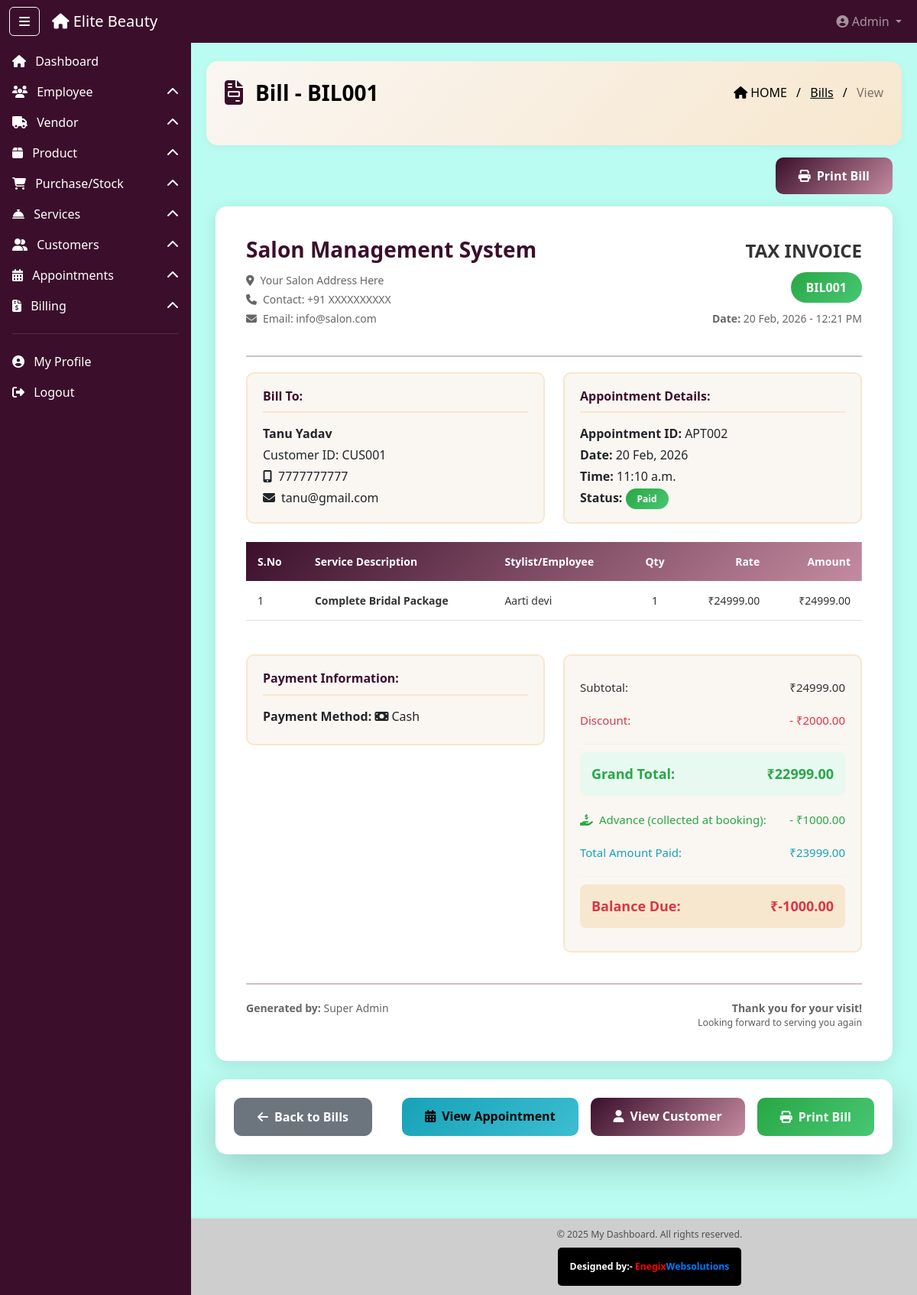
The page /admin-panel/bills/view/1/ (signed in) on the database its author committed.
### dashboard_app/models.py (models this page shows, shortened)
class Bill(models.Model):
    PAYMENT_METHOD_CHOICES = (
        ('cash', 'Cash'),
        ('card', 'Debit/Credit Card'),
        ('upi', 'UPI'),
        ('online', 'Online Payment'),
    )
    PAYMENT_STATUS_CHOICES = (
        ('pending', 'Pending'),
        ('partial', 'Partially Paid'),
        ('paid', 'Fully Paid'),
    )
    bill_id = models.CharField(max_length=10, unique=True, editable=False)
    appointment = models.ForeignKey(Appointment, on_delete=models.CASCADE, related_name='bills')
    customer = models.ForeignKey(Customer, on_delete=models.CASCADE, related_name='bills')
    bill_date = models.DateTimeField(default=timezone.now)
    subtotal = models.DecimalField(max_digits=10, decimal_places=2)
    discount = models.DecimalField(max_digits=10, decimal_places=2, default=0)
    gst_amount = models.DecimalField(max_digits=10, decimal_places=2, default=0)
    total_amount = models.DecimalField(max_digits=10, decimal_places=2)
    payment_method = models.CharField(max_length=10, choices=PAYMENT_METHOD_CHOICES, default='cash')
    payment_status = models.CharField(max_length=10, choices=PAYMENT_STATUS_CHOICES, default='pending')
    amount_paid = models.DecimalField(max_digits=10, decimal_places=2, default=0)
    generated_by = models.ForeignKey(
        Employee, on_delete=models.SET_NULL,
        null=True, related_name='bills_generated'
    )
    notes = models.TextField(blank=True, null=True)
    created_at = models.DateTimeField(auto_now_add=True)
    updated_at = models.DateTimeField(auto_now=True)
    @property
    def balance_amount(self):
        return self.total_amount - self.amount_paid
    class Meta:
        ordering = ['-bill_date']

class Customer(models.Model):
    GENDER_CHOICES = (
        ('male', 'Male'),
        ('female', 'Female'),
        ('other', 'Other'),
    )
    CUSTOMER_TYPE_CHOICES = (
        ('online', 'Online'),
        ('offline', 'Offline (Walk-in)'),
        ('both', 'Both'),
    )
    customer_id = models.CharField(max_length=10, unique=True, editable=False)
    full_name = models.CharField(max_length=100)
    mobile = models.CharField(max_length=10, unique=True)
    email = models.EmailField(blank=True, null=True)
    gender = models.CharField(max_length=10, choices=GENDER_CHOICES, blank=True, null=True)
    dob = models.DateField(blank=True, null=True)
    address_line = models.TextField(blank=True, null=True)
    city = models.CharField(max_length=50, blank=True, null=True)
    state = models.CharField(max_length=50, blank=True, null=True)
    pincode = models.CharField(max_length=10, blank=True, null=True)
    customer_type = models.CharField(max_length=10, choices=CUSTOMER_TYPE_CHOICES, default='offline')
    profile_pic = models.ImageField(upload_to='customer_profiles/', blank=True, null=True)
    password = models.CharField(max_length=255, blank=True, null=True)
    created_by = models.ForeignKey(
        Employee, on_delete=models.SET_NULL,
        null=True, blank=True, related_name='customers_created'
    )
    is_active = models.BooleanField(default=True)
    registered_on = models.DateTimeField(auto_now_add=True)
    updated_at = models.DateTimeField(auto_now=True)
    class Meta:
        ordering = ['-registered_on']

class Appointment(models.Model):
    BOOKING_TYPE_CHOICES = (
        ('online', 'Online Booking'),
        ('offline', 'Offline (Walk-in)'),
    )
    STATUS_CHOICES = (
        ('pending', 'Pending'),
        ('confirmed', 'Confirmed'),
        ('in_progress', 'In Progress'),
        ('completed', 'Completed'),
        ('cancelled', 'Cancelled'),
    )
    appointment_id = models.CharField(max_length=10, unique=True, editable=False)
    customer = models.ForeignKey(Customer, on_delete=models.CASCADE, related_name='appointments')
    booking_type = models.CharField(max_length=10, choices=BOOKING_TYPE_CHOICES)
    appointment_date = models.DateField()
    appointment_time = models.TimeField()
    status = models.CharField(max_length=15, choices=STATUS_CHOICES, default='pending')
    total_amount = models.DecimalField(max_digits=10, decimal_places=2, default=0)
    advance_paid = models.DecimalField(max_digits=10, decimal_places=2, default=0)
    created_by = models.ForeignKey(
        Employee, on_delete=models.SET_NULL,
        null=True, blank=True, related_name='appointments_created'
    )
    special_notes = models.TextField(blank=True, null=True)
    created_at = models.DateTimeField(auto_now_add=True)
    updated_at = models.DateTimeField(auto_now=True)
    class Meta:
        ordering = ['-appointment_date', '-appointment_time']

class BillItem(models.Model):
    bill = models.ForeignKey(Bill, on_delete=models.CASCADE, related_name='bill_items')
    appointment_service = models.ForeignKey(
        AppointmentService, on_delete=models.CASCADE, related_name='billed_services'
    )
    service_name = models.CharField(max_length=200)
    employee_name = models.CharField(max_length=100)
    quantity = models.IntegerField(default=1)
    price = models.DecimalField(max_digits=10, decimal_places=2)
    subtotal = models.DecimalField(max_digits=10, decimal_places=2, editable=False)

### dashboard_app/views.py (the view, shortened to what this page needs)
    def wrapper(request, *args, **kwargs):
        user_id   = request.session.get('user_id')
        user_type = request.session.get('user_type')
        return view_func(request, *args, **kwargs)

### dashboard_app/templates/billing/view_bill.html (shortened to what this page needs)
{% extends "base2.html" %}
{% load static %}
{% block content %}
<div class="ribbon-header d-flex justify-content-between align-items-center px-4 pb-5 mb-3 no-print" style="color: black">
  <div class="d-flex align-items-center">
    <i class="fas fa-file-invoice me-3 fs-2" style="color: #3b0f2b;"></i>
    <div class="fw-bold fs-3">Bill - {{ bill.bill_id }}</div>
  </div>
  <div class="breadcrumb-text text-end">
    <span class="text-black"><i class="fas fa-home me-1"></i>HOME</span>
    <span class="mx-2 text-black">/</span>
    <a href="{% url 'bill_list' %}" class="text-black">Bills</a>
    <span class="mx-2 text-black">/</span>
    <span class="text-black-50">View</span>
  </div>
</div>
<div class="container-fluid mt-2">
  <div class="text-end mb-3 no-print">
    <button onclick="window.location.href='{% url 'print_bill' bill.id %}'" class="btn btn-primary btn-action-lg">
      <i class="fas fa-print me-2"></i>Print Bill
    </button>
  </div>
  <div class="bill-container">
    <div class="bill-header">
      <div class="row">
        <div class="col-md-6">
          <h2 class="salon-name">Salon Management System</h2>
          <p class="salon-address">
            <i class="fas fa-map-marker-alt me-2"></i>Your Salon Address Here<br>
            <i class="fas fa-phone me-2"></i>Contact: +91 XXXXXXXXXX<br>
            <i class="fas fa-envelope me-2"></i>Email: info@salon.com
          </p>
        </div>
        <div class="col-md-6 text-end">
          <div class="bill-title">TAX INVOICE</div>
          <div class="bill-id">{{ bill.bill_id }}</div>
          <p class="bill-date">
            <strong>Date:</strong> {{ bill.bill_date|date:"d M, Y - h:i A" }}
          </p>
        </div>
      </div>
    </div>
    <hr class="bill-divider">
    <div class="row mb-4">
      <div class="col-md-6">
        <div class="info-section">
          <h6 class="section-header">Bill To:</h6>
          <p class="mb-1"><strong>{{ bill.customer.full_name }}</strong></p>
          <p class="mb-1">Customer ID: {{ bill.customer.customer_id }}</p>
          <p class="mb-1"><i class="fas fa-mobile-alt me-2"></i>{{ bill.customer.mobile }}</p>
          {% if bill.customer.email %}
          <p class="mb-0"><i class="fas fa-envelope me-2"></i>{{ bill.customer.email }}</p>
          {% endif %}
        </div>
      </div>
      <div class="col-md-6">
        <div class="info-section">
          <h6 class="section-header">Appointment Details:</h6>
          <p class="mb-1"><strong>Appointment ID:</strong> {{ bill.appointment.appointment_id }}</p>
          <p class="mb-1"><strong>Date:</strong> {{ bill.appointment.appointment_date|date:"d M, Y" }}</p>
          <p class="mb-1"><strong>Time:</strong> {{ bill.appointment.appointment_time }}</p>
          <p class="mb-0">
            <strong>Status:</strong>
            {% if bill.payment_status == 'paid' %}
              <span class="badge-paid">Paid</span>
            {% elif bill.payment_status == 'partial' %}
              <span class="badge-partial">Partial</span>
            {% else %}
              <span class="badge-pending">Pending</span>
            {% endif %}
          </p>
        </div>
      </div>
    </div>
    <div class="table-responsive mb-4">
      <table class="bill-table">
        <thead>
          <tr>
            <th>S.No</th>
            <th>Service Description</th>
            <th>Stylist/Employee</th>
            <th class="text-center">Qty</th>
            <th class="text-end">Rate</th>
            <th class="text-end">Amount</th>
          </tr>
        </thead>
        <tbody>
          {% for item in bill_items %}
          <tr>
            <td>{{ forloop.counter }}</td>
            <td><strong>{{ item.service_name }}</strong></td>
            <td>{{ item.employee_name }}</td>
            <td class="text-center">{{ item.quantity }}</td>
            <td class="text-end">₹{{ item.price|floatformat:2 }}</td>
            <td class="text-end">₹{{ item.subtotal|floatformat:2 }}</td>
          </tr>
          {% endfor %}
        </tbody>
      </table>
    </div>
    <div class="row">
      <div class="col-md-6">
        <div class="payment-info">
          <h6 class="section-header">Payment Information:</h6>
          <p class="mb-1">
            <strong>Payment Method:</strong>
            {% if bill.payment_method == 'cash' %}
              <i class="fas fa-money-bill me-1"></i>Cash
            {% elif bill.payment_method == 'card' %}
              <i class="fas fa-credit-card me-1"></i>Card
            {% elif bill.payment_method == 'upi' %}
              <i class="fas fa-mobile-alt me-1"></i>UPI
            {% elif bill.payment_method == 'online' %}
              <i class="fas fa-globe me-1"></i>Online
            {% endif %}
          </p>
        </div>
      </div>
      <div class="col-md-6">
        <div class="bill-totals">
          <div class="total-row">
            <span>Subtotal:</span>
            <span>₹{{ bill.subtotal|floatformat:2 }}</span>
          </div>
          {% if bill.discount > 0 %}
          <div class="total-row discount-row">
            <span>Discount:</span>
            <span>- ₹{{ bill.discount|floatformat:2 }}</span>
          </div>
          {% endif %}
          <hr class="total-divider">
          <div class="total-row grand-total">
            <span><strong>Grand Total:</strong></span>
            <span><strong>₹{{ bill.total_amount|floatformat:2 }}</strong></span>
          </div>
          {% if bill.appointment.advance_paid > 0 %}
          <div class="total-row" style="color: #28a745;">
            <span><i class="fas fa-hand-holding-usd me-2"></i>Advance (collected at booking):</span>
            <span>- ₹{{ bill.appointment.advance_paid|floatformat:2 }}</span>
          </div>
          {% endif %}
          <div class="total-row paid-row">
            <span>Total Amount Paid:</span>
            <span>₹{{ bill.amount_paid|floatformat:2 }}</span>
          </div>
          <hr class="total-divider">
          <div class="total-row balance-row">
            <span><strong>Balance Due:</strong></span>
            <span><strong>₹{{ bill.balance_amount|floatformat:2 }}</strong></span>
          </div>
        </div>
      </div>
    </div>
    <div class="bill-footer">
      <hr class="bill-divider">
      <div class="row">
        <div class="col-md-6">
          <p class="mb-0"><strong>Generated by:</strong>
            {% if bill.generated_by %}
              {{ bill.generated_by.full_name }} ({{ bill.generated_by.employee_id }})
            {% else %}
              Super Admin
            {% endif %}
          </p>
        </div>
        <div class="col-md-6 text-end">
          <p class="mb-0"><strong>Thank you for your visit!</strong></p>
          <p class="text-muted small mb-0">Looking forward to serving you again</p>
        </div>
      </div>
    </div>
  </div>
  <div class="card shadow-lg mb-4 modern-card no-print mt-4">
    <div class="card-body p-4">
      <div class="d-flex justify-content-between flex-wrap gap-3">
        <a href="{% url 'bill_list' %}" class="btn btn-secondary btn-action-lg">
          <i class="fas fa-arrow-left me-2"></i>Back to Bills
        </a>
        <div class="d-flex gap-3 flex-wrap">
          <a href="{% url 'view_appointment' bill.appointment.id %}" class="btn btn-info btn-action-lg">
            <i class="fas fa-calendar-alt me-2"></i>View Appointment
          </a>
          <a href="{% url 'view_customer' bill.customer.id %}" class="btn btn-primary btn-action-lg">
            <i class="fas fa-user me-2"></i>View Customer
          </a>
          <button onclick="window.location.href='{% url 'print_bill' bill.id %}'" class="btn btn-success btn-action-lg">
            <i class="fas fa-print me-2"></i>Print Bill
          </button>
        </div>
      </div>
    </div>
  </div>
</div>
{% endblock %}

### rows shown on the page
Bill: bill_id "BIL001", bill_date "20 Feb, 2026 - 12:21 PM", customer.full_name "Tanu Yadav", customer.customer_id "CUS001", customer.mobile "7777777777", customer.email "tanu@gmail.com", appointment.appointment_id "APT002", appointment.appointment_date "20 Feb, 2026", appointment.appointment_time "11:10 a.m.", subtotal "24999.00", discount "2000.00", total_amount "22999.00", appointment.advance_paid "1000.00", amount_paid "23999.00", balance_amount "-1000.00"
BillItem: service_name "Complete Bridal Package", employee_name "Aarti devi", quantity "1", price "24999.00", subtotal "24999.00"
